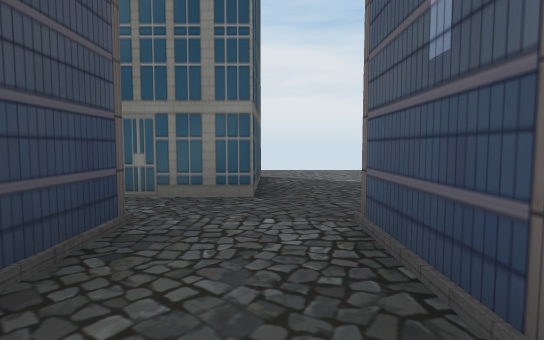
[1] (above)

18 first-person views from a walk through a scene from a Unity 3-D project. The camera is 1.3 m above the floor, tilts 4° down and sees 80° across. The floor is counted in squares, 2 m on a side. Each view is taken from the middle of a square. On the plan, view 1 faces up. The plan holds only what a view shows up to about 10 squares ahead; the rest is blank. The place goes on beyond the plan.

[2]
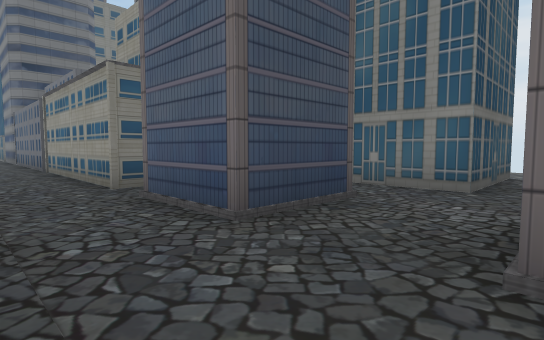

[3]
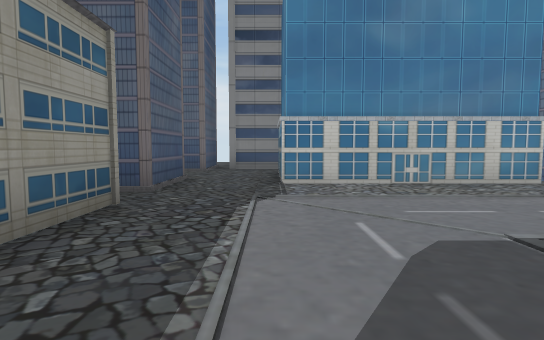

[4]
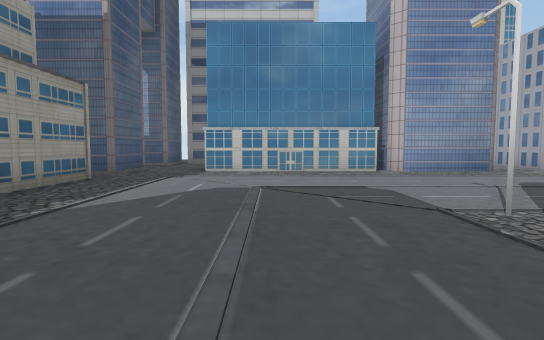

[5]
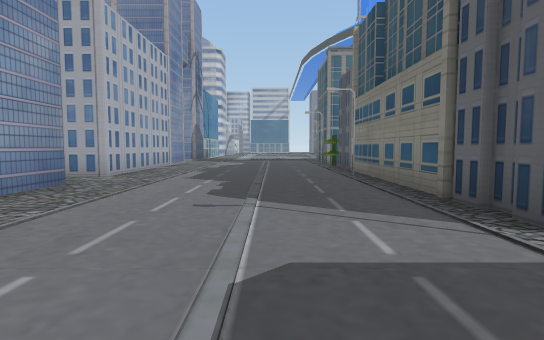

[6]
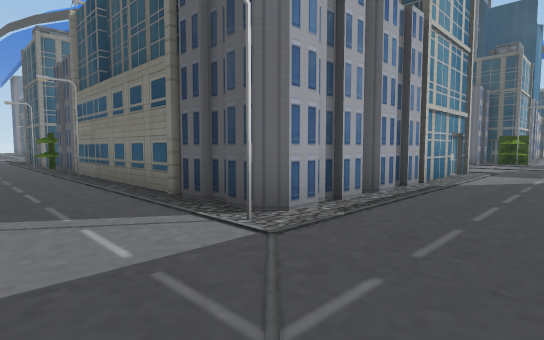

[7]
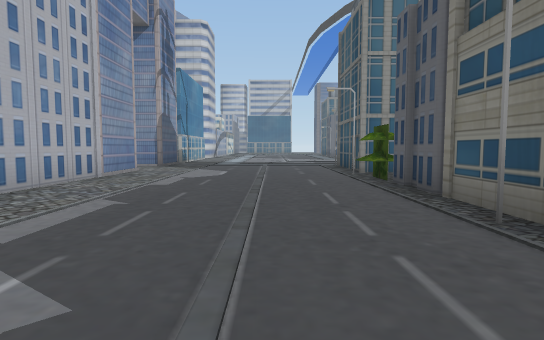

[8]
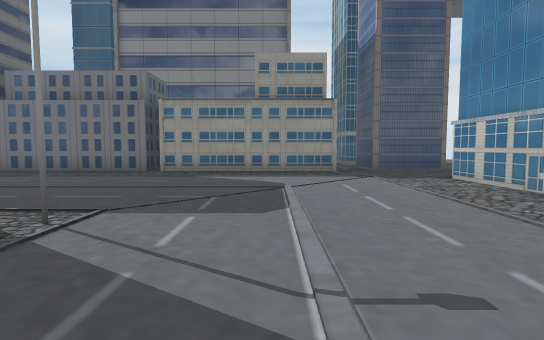

[9]
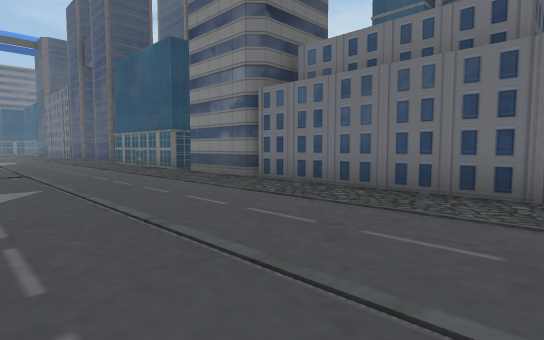

[10]
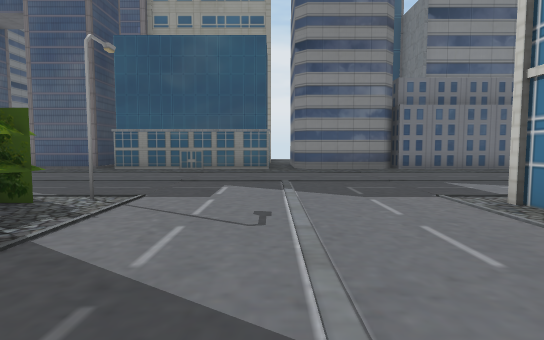

[11]
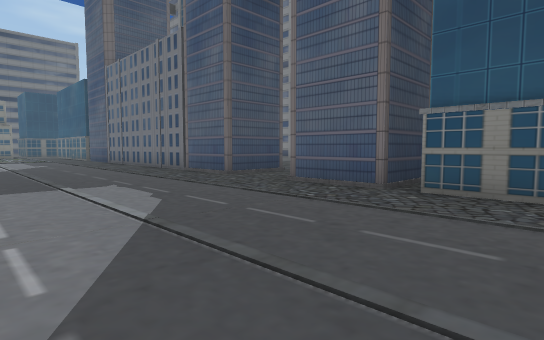

[12]
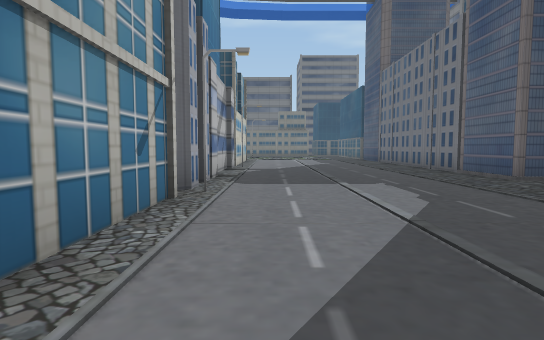

[13]
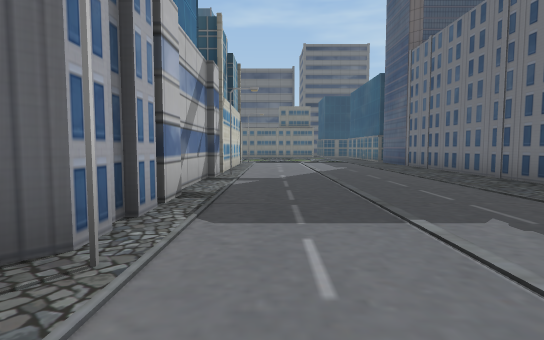

[14]
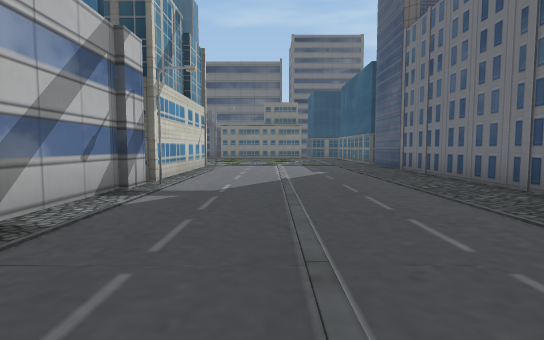

[15]
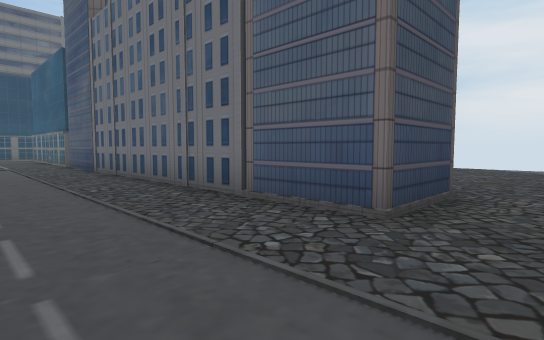

[16]
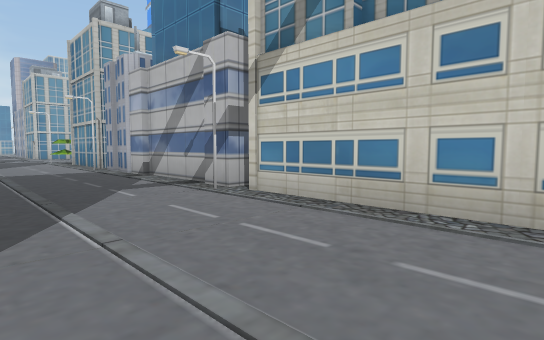

[17]
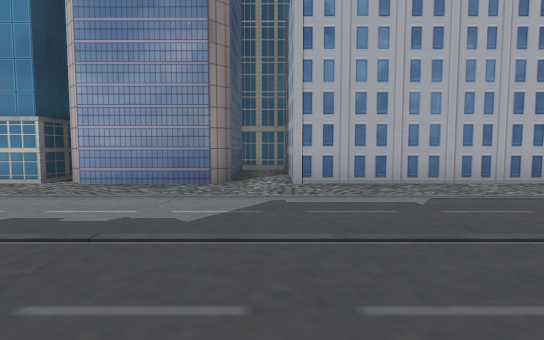

[18]
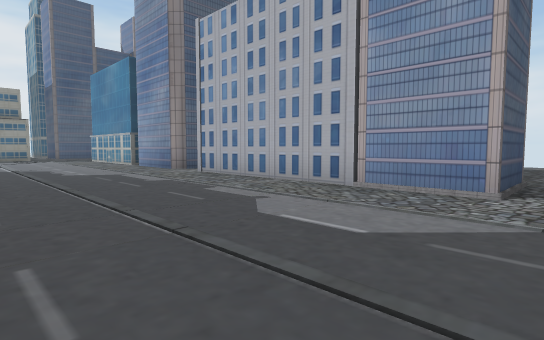

### Floor plan
Points are (right, up) in squares from view 1. A wall is a line through its corners. A room is listed if a view was taken in it or the views show most of it. See-through windows are left out.
Room 1 (views 1, 2)
walls: (1.6, -1.2) (1.6, 0.2); (2, 0.8) (0.8, 0.8) (0.8, 2.9); (-2.2, -1.2) (-0.1, -1.2); (-1.3, 2.9) (-1.3, 0.8)
ways out: opening at (-2, -0.5) to room 2; opening at (-0.5, 1.5)
Room 2 (views 3, 4, 5, 6, 7, 8, 9, 10, 11, 12, 13, 14, 15, 16, 17, 18)
walls: (-15.2, -5.8) (-15.2, -5.3) (-8.3, -5.3) (-8.3, -15.2); (-20.8, -5.3) (-21.2, -5.3); (-18, 0.8) (-22.9, 0.8); (-14.3, 1.1) (-14.6, 0.8) (-17, 0.8) (-17.2, 1.1); (-25.2, -5.3) (-22.5, -5.3); (-9.4, 0.8) (-14.2, 0.8); (-23.3, 2.4) (-23.3, 0.8) (-25.4, 0.8); (-9.1, -16.3) (-8.2, -16.3); (-8.3, -17) (-8.3, -18); (-2.2, -5.9) (-2.2, -1.2); (-4.3, 1.4) (-4.3, 0.8) (-9.1, 0.8); (-27.3, 2.9) (-27.3, 0.8) (-36.5, 0.8); (-31.8, -5.8) (-31.8, -5.3) (-25.9, -5.3); (-1.3, 0.8) (-3.2, 0.8) (-3.2, 2); (0.5, -9.2) (-1.9, -9.2) (-2.2, -8.9) (-2.2, -6.5); (-2.2, -17.2) (-2.2, -10.4) (0.8, -10.4); (1.3, -10.5) (1.3, -9.1); (-36, -5.3) (-32.2, -5.3)
ways out: opening at (-2, -0.5) to room 1; opening at (-26.5, 1.5); opening at (-23, 1.5); opening at (-4, 1.5); opening at (-2, -6); opening at (-1.5, -18); opening at (1, -9)

Where each view was taken, in squares from view 1:
view 1: 0 up, 0 right, facing up
view 2: 1 down, 1 right, facing up-left
view 3: 1 down, 8 left, facing right
view 4: 3 down, 11 left, facing right
view 5: 3 down, 6 left, facing down
view 6: 3 down, 6 left, facing down-left
view 7: 8 down, 6 left, facing down
view 8: 8 down, 6 left, facing up
view 9: 4 down, 9 left, facing up-left
view 10: 9 down, 18 left, facing up
view 11: 4 down, 21 left, facing up-left
view 12: 4 down, 21 left, facing left
view 13: 4 down, 24 left, facing left
view 14: 3 down, 26 left, facing left
view 15: 2 down, 26 left, facing up-left
view 16: 2 down, 36 left, facing down-right
view 17: 10 down, 8 left, facing right
view 18: 18 down, 7 left, facing up-right
